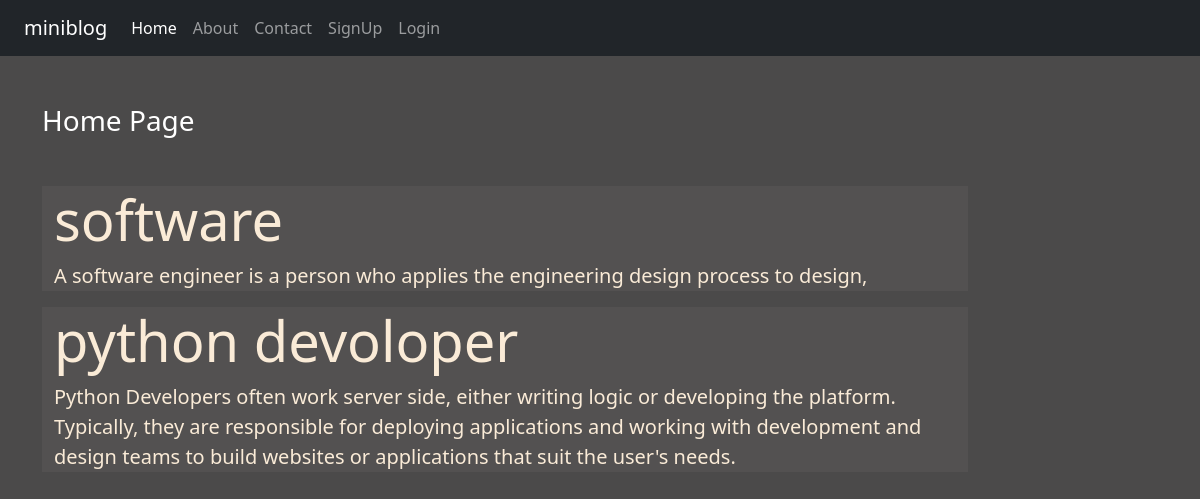
The page / on the database its author committed.
### blog/models.py (models this page shows)
class POST(models.Model):
    title = models.CharField('Title', max_length=50)
    desc=models.TextField()

### blog/views.py (the view)
# urls.py: 2. Add a URL to urlpatterns:  path('', views.home, name='home')
def home(request):
    posts= POST.objects.all()
    return render(request,'blog/home.html',{'posts':posts})

### blog/templates/blog/home.html
{% extends 'blog/base.html' %}
{% block content %}
<div class="col-sm-10">
    <h3 class="text-white my-5">Home Page</h3>
    {% for post in posts %}
    <div class="jumbotron jumbotron-fluid jumbo-color">
        <div class="container">
          <h1 class="display-4 font-weight-bold">{{post.title}}</h1>
          <p class="lead">{{post.desc}}</p>
        </div>
    </div>
    {% endfor %}
</div>
{% endblock content %}

### blog/static/blog/css/style.css (style rules this page uses)
body { background-color: rgb(75,74,74); color: antiquewhite; }
.jumbo-color { background-color: rgb(83,81,81); }
.col-sm-10 { align-items: center; }

### rows shown on the page
POST: title "software", desc "A software engineer is a person who applies the engineering design process to design,"
POST: title "python devoloper", desc "Python Developers often work server side, either writing logic or developing the platform. Typically, they are responsible for deploying applications and working with development and design teams to build websites or applications that suit the user's needs."
